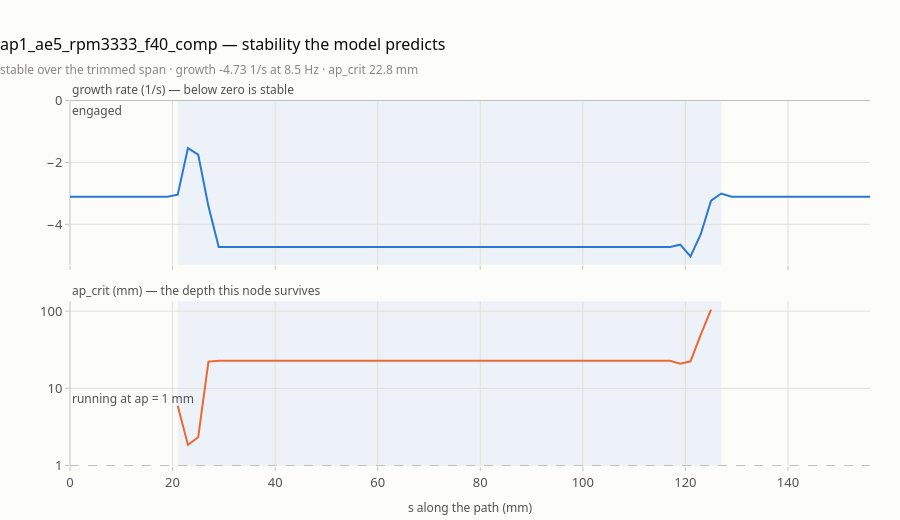

Source (notebook cell):
### Markdown cell above
## 2 · Predicted stability

The linear model at each node: how fast a disturbance grows, and the axial depth
at which that rate crosses zero. Both come from `stability/along_path.csv` — no
simulation involved.

### Code cell
def fig_stability(r):
    a = r.along
    s = a["s_mm"].to_numpy(float)
    eng = a["engaged"].to_numpy(bool)
    g = a["growth_rate_1_s"].to_numpy(float)
    ap = float(r.summary["axial_depth_mm"])

    fig = make_subplots(rows=2, cols=1, shared_xaxes=True, vertical_spacing=0.10,
                        subplot_titles=("growth rate (1/s) — below zero is stable",
                                        "ap_crit (mm) — the depth this node survives"))
    fig.add_trace(go.Scatter(x=s, y=g, mode="lines", name="growth", showlegend=False,
                             line=dict(color=C[0], width=W),
                             hovertemplate="%{y:+.2f} 1/s<extra>growth</extra>"), row=1, col=1)
    bad = eng & (g > 0)
    if bad.any():
        fig.add_trace(go.Scatter(x=s[bad], y=g[bad], mode="markers", name="unstable",
                                 marker=dict(size=9, color="#d03b3b",
                                             line=dict(color="#fcfcfb", width=1)),
                                 showlegend=False,
                                 hovertemplate="%{y:+.2f} 1/s<extra>unstable</extra>"),
                      row=1, col=1)
    fig.add_hline(y=0, line=dict(color=AXIS, width=1, dash="dash"), row=1, col=1)
    fig.add_trace(go.Scatter(x=s, y=a["ap_crit_mm"], mode="lines", name="ap_crit",
                             showlegend=False, line=dict(color=C[1], width=W),
                             hovertemplate="%{y:.2f} mm<extra>ap_crit</extra>"), row=2, col=1)
    fig.add_hline(y=ap, line=dict(color=AXIS, width=1, dash="dash"), row=2, col=1,
                  annotation_text=f"running at ap = {ap:g} mm", annotation_position="bottom right",
                  annotation_font=dict(size=11, color=MUTED))
    fig.update_yaxes(type="log", dtick=1, row=2, col=1)   # ap_crit runs away at the ends
    for row in (1, 2):
        shade(fig, s, eng, "engaged" if row == 1 else None, row=row, col=1)
    fig.update_xaxes(title_text="s along the path (mm)", row=2, col=1)
    sm = r.summary
    show(fig, f"{r.name} — stability the model predicts",
         f'{"unstable" if sm["pred_unstable_trim"] else "stable"} over the trimmed span · '
         f'growth {sm["pred_growth_max_trim_1_s"]:+.2f} 1/s at {sm["pred_mode_hz"]:.1f} Hz · '
         f'ap_crit {sm["pred_ap_crit_trim_mm"]:.1f} mm',
         height=520, hovermode="x unified")


fig_stability(r)

### Figure 1 — Plotly figure (JSON) as saved in the notebook; plotly's stock layout.template omitted (floating-point values rounded to 4 significant figures)
{"data": [{"hovertemplate": "%{y:+.2f} 1/s<extra>growth</extra>", "line": {"color": "#2a78d6", "width": 2}, "mode": "lines", "name": "growth", "showlegend": false, "type": "scatter", "x": [0.0, 0.0003048, 0.004642, 0.02234, 0.06703, 0.1552, 0.3048, 0.5343, 0.8611, 1.301, 1.869, 2.574, 3.425, 4.425, 5.574, 6.869, 8.301, 9.861, 11.53, 13.3, 15.16, 17.07, 19.02, 21.0, 23.0, 25.0, 27.0, 29.0, 31.0, 33.0, 35.0, 37.0, 39.0, 41.0, 43.0, 45.0, 47.0, 49.0, 51.0, 53.0, 55.0, 57.0, 59.0, 61.0, 63.0, 65.0, 67.0, 69.0, 71.0, 73.0, 75.0, 77.0, 79.0, 81.0, 83.0, 85.0, 87.0, 89.0, 91.0, 93.0, 95.0, 97.0, 99.0, 101.0, 103.0, 105.0, 107.0, 109.0, 111.0, 113.0, 115.0, 117.0, 119.0, 121.0, 123.0, 125.0, 127.0, 129.0, 131.0, 133.0, 135.0, 137.0, 138.9, 140.8, 142.7, 144.5, 146.1, 147.7, 149.1, 150.4, 151.6, 152.6, 153.4, 154.1, 154.7, 155.1, 155.5, 155.7, 155.8, 155.9, 156.0, 156.0, 156.0], "xaxis": "x", "y": [-3.112, -3.112, -3.112, -3.112, -3.112, -3.112, -3.112, -3.112, -3.112, -3.112, -3.112, -3.112, -3.112, -3.112, -3.112, -3.112, -3.112, -3.112, -3.112, -3.112, -3.112, -3.112, -3.112, -3.045, -1.537, -1.747, -3.42, -4.73, -4.73, -4.73, -4.73, -4.73, -4.73, -4.73, -4.73, -4.73, -4.73, -4.73, -4.73, -4.73, -4.73, -4.73, -4.73, -4.73, -4.73, -4.73, -4.73, -4.73, -4.73, -4.73, -4.73, -4.73, -4.73, -4.73, -4.73, -4.73, -4.73, -4.73, -4.73, -4.73, -4.73, -4.73, -4.73, -4.73, -4.73, -4.73, -4.73, -4.73, -4.73, -4.73, -4.73, -4.73, -4.657, -5.039, -4.321, -3.235, -3.005, -3.112, -3.112, -3.112, -3.112, -3.112, -3.112, -3.112, -3.112, -3.112, -3.112, -3.112, -3.112, -3.112, -3.112, -3.112, -3.112, -3.112, -3.112, -3.112, -3.112, -3.112, -3.112, -3.112, -3.112, -3.112, -3.112], "yaxis": "y"}, {"hovertemplate": "%{y:.2f} mm<extra>ap_crit</extra>", "line": {"color": "#eb6834", "width": 2}, "mode": "lines", "name": "ap_crit", "showlegend": false, "type": "scatter", "x": [0.0, 0.0003048, 0.004642, 0.02234, 0.06703, 0.1552, 0.3048, 0.5343, 0.8611, 1.301, 1.869, 2.574, 3.425, 4.425, 5.574, 6.869, 8.301, 9.861, 11.53, 13.3, 15.16, 17.07, 19.02, 21.0, 23.0, 25.0, 27.0, 29.0, 31.0, 33.0, 35.0, 37.0, 39.0, 41.0, 43.0, 45.0, 47.0, 49.0, 51.0, 53.0, 55.0, 57.0, 59.0, 61.0, 63.0, 65.0, 67.0, 69.0, 71.0, 73.0, 75.0, 77.0, 79.0, 81.0, 83.0, 85.0, 87.0, 89.0, 91.0, 93.0, 95.0, 97.0, 99.0, 101.0, 103.0, 105.0, 107.0, 109.0, 111.0, 113.0, 115.0, 117.0, 119.0, 121.0, 123.0, 125.0, 127.0, 129.0, 131.0, 133.0, 135.0, 137.0, 138.9, 140.8, 142.7, 144.5, 146.1, 147.7, 149.1, 150.4, 151.6, 152.6, 153.4, 154.1, 154.7, 155.1, 155.5, 155.7, 155.8, 155.9, 156.0, 156.0, 156.0], "xaxis": "x2", "y": [NaN, NaN, NaN, NaN, NaN, NaN, NaN, NaN, NaN, NaN, NaN, NaN, NaN, NaN, NaN, NaN, NaN, NaN, NaN, NaN, NaN, NaN, NaN, 5.932, 1.849, 2.327, 22.2, 22.76, 22.76, 22.76, 22.76, 22.76, 22.76, 22.76, 22.76, 22.76, 22.76, 22.76, 22.76, 22.76, 22.76, 22.76, 22.76, 22.76, 22.76, 22.76, 22.76, 22.76, 22.76, 22.76, 22.76, 22.76, 22.76, 22.76, 22.76, 22.76, 22.76, 22.76, 22.76, 22.76, 22.76, 22.76, 22.76, 22.76, 22.76, 22.76, 22.76, 22.76, 22.76, 22.76, 22.76, 22.76, 20.86, 22.38, 49.55, 104.9, NaN, NaN, NaN, NaN, NaN, NaN, NaN, NaN, NaN, NaN, NaN, NaN, NaN, NaN, NaN, NaN, NaN, NaN, NaN, NaN, NaN, NaN, NaN, NaN, NaN, NaN, NaN], "yaxis": "y2"}], "layout": {"annotations": [{"font": {"color": "#52514e", "size": 12}, "showarrow": false, "text": "growth rate (1/s) — below zero is stable", "x": 0, "xanchor": "left", "xref": "paper", "y": 1, "yanchor": "bottom", "yref": "paper"}, {"font": {"color": "#52514e", "size": 12}, "showarrow": false, "text": "ap_crit (mm) — the depth this node survives", "x": 0, "xanchor": "left", "xref": "paper", "y": 0.45, "yanchor": "bottom", "yref": "paper"}, {"font": {"color": "#52514e", "size": 12}, "showarrow": false, "text": "running at ap = 1 mm", "x": 0, "xanchor": "left", "xref": "x2 domain", "y": 1, "yanchor": "top", "yref": "y2"}, {"font": {"color": "#52514e", "size": 12}, "showarrow": false, "text": "engaged", "x": 0, "xanchor": "left", "xref": "x", "y": 1, "yanchor": "top", "yref": "y domain"}], "height": 520, "hovermode": "x unified", "shapes": [{"line": {"color": "#c3c2b7", "dash": "dash", "width": 1}, "type": "line", "x0": 0, "x1": 1, "xref": "x domain", "y0": 0, "y1": 0, "yref": "y"}, {"line": {"color": "#c3c2b7", "dash": "dash", "width": 1}, "type": "line", "x0": 0, "x1": 1, "xref": "x2 domain", "y0": 1, "y1": 1, "yref": "y2"}, {"fillcolor": "rgba(42,120,214,0.07)", "layer": "below", "line": {"width": 0}, "type": "rect", "x0": 21.0, "x1": 127.0, "xref": "x", "y0": 0, "y1": 1, "yref": "y domain"}, {"fillcolor": "rgba(42,120,214,0.07)", "layer": "below", "line": {"width": 0}, "type": "rect", "x0": 21.0, "x1": 127.0, "xref": "x2", "y0": 0, "y1": 1, "yref": "y2 domain"}], "title": {"subtitle": {"font": {"color": "#898781", "size": 12}, "text": "stable over the trimmed span · growth -4.73 1/s at 8.5 Hz · ap_crit 22.8 mm"}, "text": "ap1_ae5_rpm3333_f40_comp — stability the model predicts"}, "xaxis": {"anchor": "y", "domain": [0, 1], "matches": "x2", "showticklabels": false}, "xaxis2": {"anchor": "y2", "domain": [0, 1], "title": {"text": "s along the path (mm)"}}, "yaxis": {"anchor": "x", "domain": [0.55, 1]}, "yaxis2": {"anchor": "x2", "domain": [0, 0.45], "dtick": 1, "type": "log"}}}
